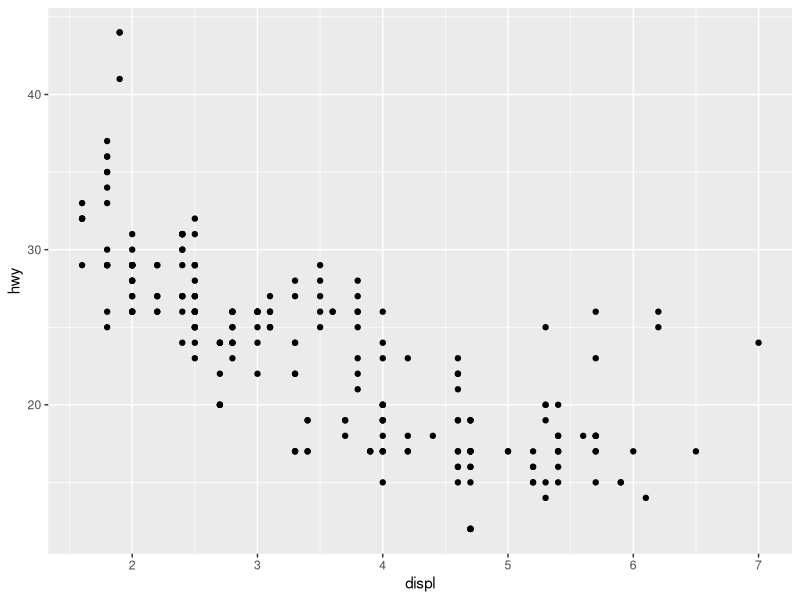
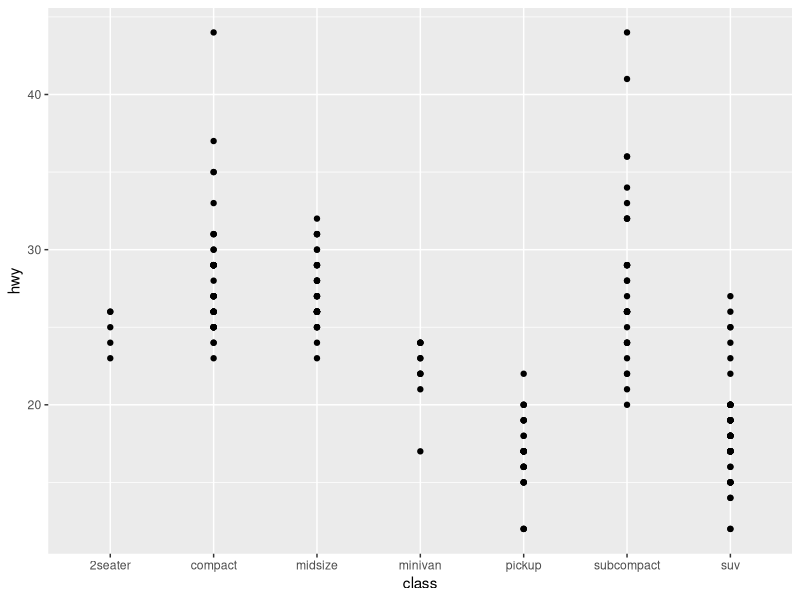
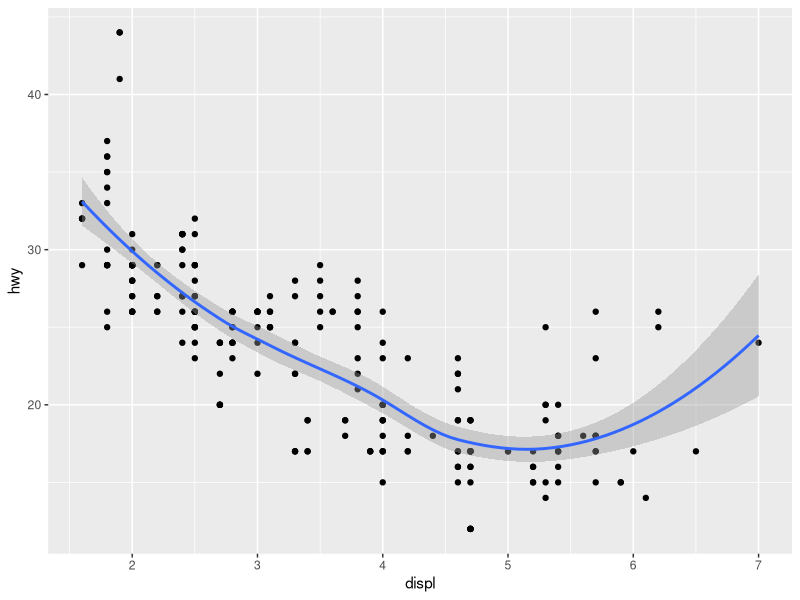

Source code (R) for these figures, in order:
## ---- chunk 1
library(tidyverse)
## ---- chunk 2
mpg
## ---- chunk 3

## ---- chunk 4
ggplot(data = mpg) +
  geom_point(mapping = aes(x = displ, y = hwy, color = ))
## ---- chunk 5
ggplot(mpg) + geom_point(aes(class, hwy))
## ---- chunk 6

## ---- chunk 7

## ---- chunk 8

## ---- chunk 9
ggplot(mpg) + 
  geom_point(aes(displ, hwy)) +
  geom_smooth(aes(displ, hwy))
## ---- chunk 10

## ---- chunk 11

